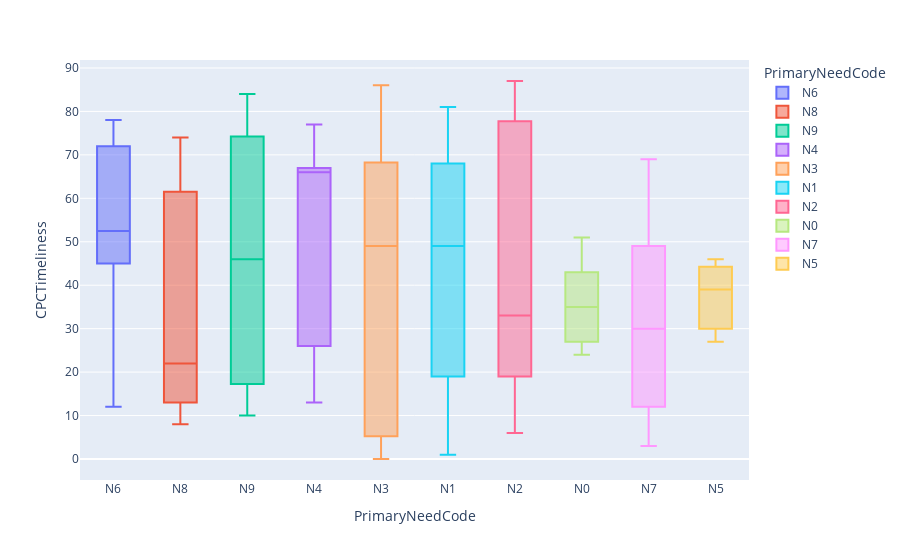

Source (notebook cell):
### Code cell
timeliness_box = px.box(cin,
						y='CPCTimeliness',
						x = 'PrimaryNeedCode',
						color='PrimaryNeedCode')

timeliness_box.show()

### Figure 1 — Plotly figure (JSON) as saved in the notebook; plotly's stock layout.template omitted (floating-point values rounded to 4 significant figures)
{"data": [{"alignmentgroup": "True", "hovertemplate": "PrimaryNeedCode=%{x}<br>CPCTimeliness=%{y}<extra></extra>", "legendgroup": "N6", "marker": {"color": "#636efa"}, "name": "N6", "notched": false, "offsetgroup": "N6", "orientation": "v", "showlegend": true, "type": "box", "x": ["N6", "N6", "N6", "N6", "N6", "N6", "N6", "N6", "N6", "N6", "N6", "N6", "N6", "N6", "N6", "N6"], "x0": " ", "xaxis": "x", "y": [78.0, 12.0, 54.0, 46.0, NaN, NaN, 45.0, 51.0, 56.0, 36.0, 74.0, 72.0, NaN, NaN, NaN, NaN], "y0": " ", "yaxis": "y"}, {"alignmentgroup": "True", "hovertemplate": "PrimaryNeedCode=%{x}<br>CPCTimeliness=%{y}<extra></extra>", "legendgroup": "N8", "marker": {"color": "#EF553B"}, "name": "N8", "notched": false, "offsetgroup": "N8", "orientation": "v", "showlegend": true, "type": "box", "x": ["N8", "N8", "N8", "N8", "N8", "N8", "N8", "N8", "N8", "N8", "N8", "N8"], "x0": " ", "xaxis": "x", "y": [49.0, 25.0, 74.0, 8.0, NaN, 11.0, NaN, 15.0, 74.0, NaN, 19.0, NaN], "y0": " ", "yaxis": "y"}, {"alignmentgroup": "True", "hovertemplate": "PrimaryNeedCode=%{x}<br>CPCTimeliness=%{y}<extra></extra>", "legendgroup": "N9", "marker": {"color": "#00cc96"}, "name": "N9", "notched": false, "offsetgroup": "N9", "orientation": "v", "showlegend": true, "type": "box", "x": ["N9", "N9", "N9", "N9", "N9", "N9", "N9", "N9", "N9", "N9", "N9", "N9", "N9", "N9", "N9"], "x0": " ", "xaxis": "x", "y": [14.0, 83.0, 65.0, 27.0, 83.0, 66.0, 84.0, 18.0, 10.0, 77.0, 13.0, 46.0, 54.0, 37.0, 17.0], "y0": " ", "yaxis": "y"}, {"alignmentgroup": "True", "hovertemplate": "PrimaryNeedCode=%{x}<br>CPCTimeliness=%{y}<extra></extra>", "legendgroup": "N4", "marker": {"color": "#ab63fa"}, "name": "N4", "notched": false, "offsetgroup": "N4", "orientation": "v", "showlegend": true, "type": "box", "x": ["N4", "N4", "N4", "N4", "N4", "N4"], "x0": " ", "xaxis": "x", "y": [66.0, 66.0, 67.0, 77.0, 13.0, 26.0], "y0": " ", "yaxis": "y"}, {"alignmentgroup": "True", "hovertemplate": "PrimaryNeedCode=%{x}<br>CPCTimeliness=%{y}<extra></extra>", "legendgroup": "N3", "marker": {"color": "#FFA15A"}, "name": "N3", "notched": false, "offsetgroup": "N3", "orientation": "v", "showlegend": true, "type": "box", "x": ["N3", "N3", "N3", "N3", "N3", "N3", "N3", "N3", "N3", "N3", "N3", "N3"], "x0": " ", "xaxis": "x", "y": [3.0, 0.0, 66.0, 4.0, 86.0, 69.0, 74.0, 27.0, NaN, 9.0, 49.0, 49.0], "y0": " ", "yaxis": "y"}, {"alignmentgroup": "True", "hovertemplate": "PrimaryNeedCode=%{x}<br>CPCTimeliness=%{y}<extra></extra>", "legendgroup": "N1", "marker": {"color": "#19d3f3"}, "name": "N1", "notched": false, "offsetgroup": "N1", "orientation": "v", "showlegend": true, "type": "box", "x": ["N1", "N1", "N1", "N1", "N1", "N1", "N1", "N1", "N1", "N1", "N1"], "x0": " ", "xaxis": "x", "y": [16.0, 68.0, 48.0, 19.0, 1.0, 55.0, 50.0, 21.0, NaN, 70.0, 81.0], "y0": " ", "yaxis": "y"}, {"alignmentgroup": "True", "hovertemplate": "PrimaryNeedCode=%{x}<br>CPCTimeliness=%{y}<extra></extra>", "legendgroup": "N2", "marker": {"color": "#FF6692"}, "name": "N2", "notched": false, "offsetgroup": "N2", "orientation": "v", "showlegend": true, "type": "box", "x": ["N2", "N2", "N2", "N2", "N2", "N2", "N2", "N2", "N2", "N2"], "x0": " ", "xaxis": "x", "y": [19.0, 56.0, 19.0, 87.0, 32.0, 86.0, 33.0, NaN, 6.0, 75.0], "y0": " ", "yaxis": "y"}, {"alignmentgroup": "True", "hovertemplate": "PrimaryNeedCode=%{x}<br>CPCTimeliness=%{y}<extra></extra>", "legendgroup": "N0", "marker": {"color": "#B6E880"}, "name": "N0", "notched": false, "offsetgroup": "N0", "orientation": "v", "showlegend": true, "type": "box", "x": ["N0", "N0", "N0", "N0", "N0", "N0", "N0", "N0"], "x0": " ", "xaxis": "x", "y": [24.0, NaN, NaN, 43.0, 34.0, 51.0, 27.0, 36.0], "y0": " ", "yaxis": "y"}, {"alignmentgroup": "True", "hovertemplate": "PrimaryNeedCode=%{x}<br>CPCTimeliness=%{y}<extra></extra>", "legendgroup": "N7", "marker": {"color": "#FF97FF"}, "name": "N7", "notched": false, "offsetgroup": "N7", "orientation": "v", "showlegend": true, "type": "box", "x": ["N7", "N7", "N7", "N7", "N7", "N7", "N7"], "x0": " ", "xaxis": "x", "y": [50.0, 3.0, 21.0, 69.0, 30.0, 46.0, 9.0], "y0": " ", "yaxis": "y"}, {"alignmentgroup": "True", "hovertemplate": "PrimaryNeedCode=%{x}<br>CPCTimeliness=%{y}<extra></extra>", "legendgroup": "N5", "marker": {"color": "#FECB52"}, "name": "N5", "notched": false, "offsetgroup": "N5", "orientation": "v", "showlegend": true, "type": "box", "x": ["N5", "N5", "N5", "N5"], "x0": " ", "xaxis": "x", "y": [39.0, 46.0, 27.0, NaN], "y0": " ", "yaxis": "y"}], "layout": {"boxmode": "overlay", "legend": {"title": {"text": "PrimaryNeedCode"}, "tracegroupgap": 0}, "margin": {"t": 60}, "xaxis": {"anchor": "y", "categoryarray": ["N6", "N8", "N9", "N4", "N3", "N1", "N2", "N0", "N7", "N5"], "categoryorder": "array", "domain": [0, 1], "title": {"text": "PrimaryNeedCode"}}, "yaxis": {"anchor": "x", "domain": [0, 1], "title": {"text": "CPCTimeliness"}}}}
